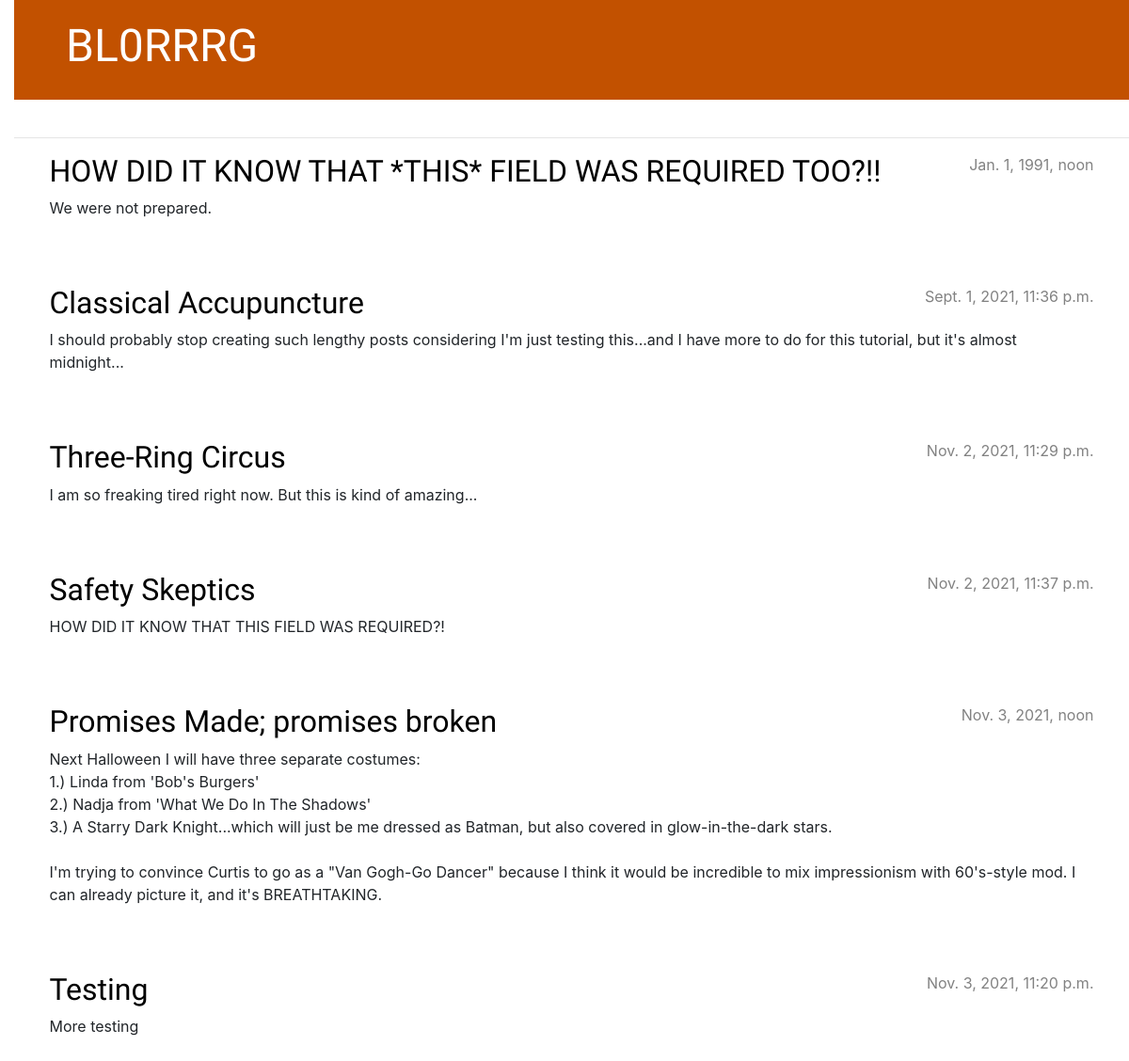
The app's page /, older data.
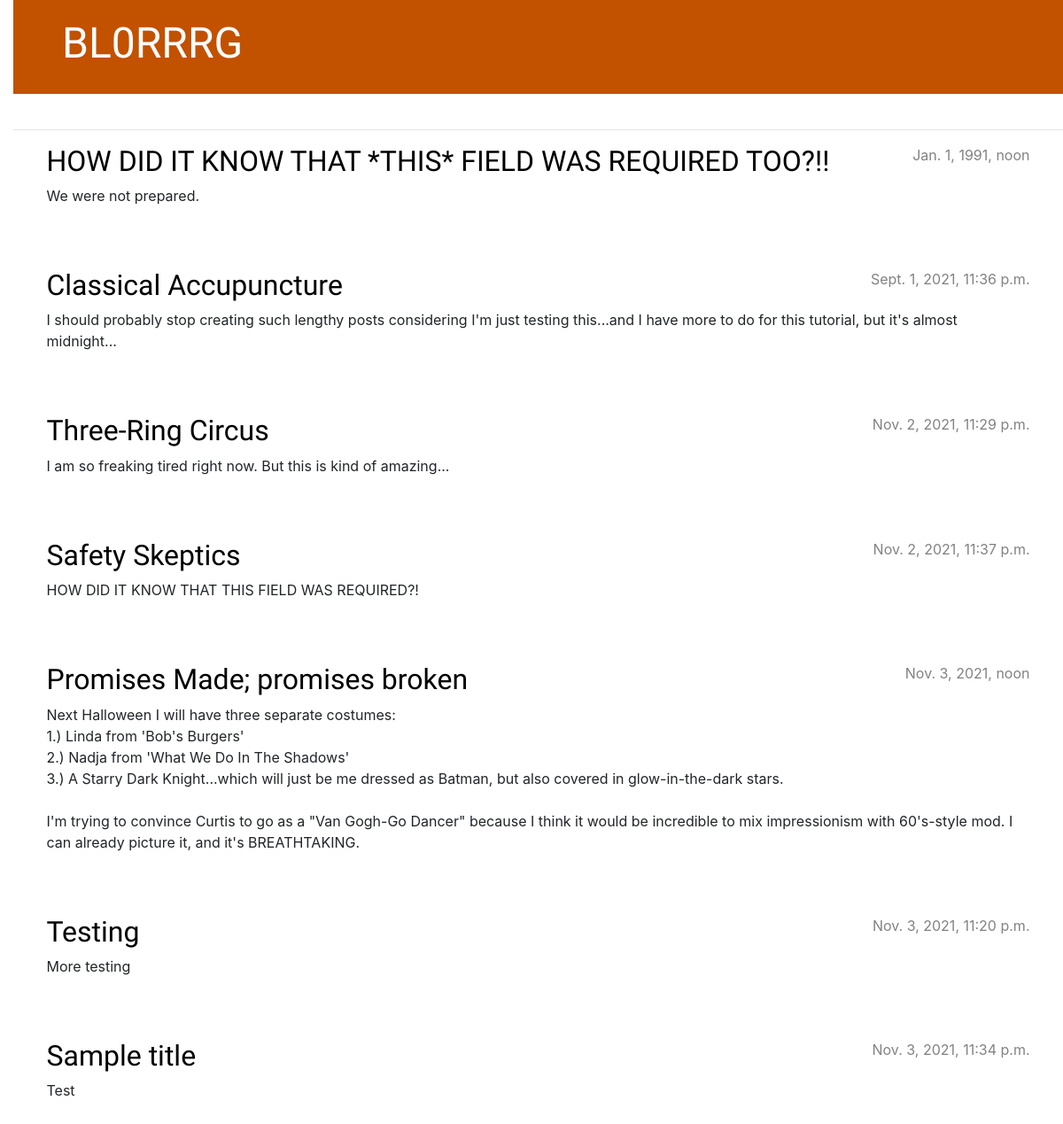
The same page, newer data.
### blog/models.py (models this page shows, shortened)
class Post(models.Model):
    author = models.ForeignKey(settings.AUTH_USER_MODEL, on_delete=models.CASCADE)
    title = models.CharField(max_length=200)
    text = models.TextField()
    created_date = models.DateTimeField(default=timezone.now)
    published_date = models.DateTimeField(blank= True, null=True)

### blog/views.py (the view)
# urls.py: path('', views.post_list, name='post_list'),
def post_list(request):
    posts = Post.objects.filter(published_date__lte=timezone.now()).order_by('published_date')
    return render(request, 'blog/post_list.html', {'posts': posts})

### blog/templates/blog/post_list.html
{% extends 'blog/base.html' %}
{% block content %}
    {% for post in posts %}
        <article class="post">
            <time class="date">
                {{ post.published_date }}
            </time>
            <h2><a href="{% url 'post_detail' pk=post.pk %}">{{ post.title }}</a></h2>
            <p>{{ post.text|linebreaksbr }}</p>
        </article>
    {% endfor %}
{% endblock %}

Row changes from the older to the newer data that the page shows:
now on this page (row edited): Post: published_date "Nov. 3, 2021, 11:34 p.m.", title "Sample title", text "Test"
